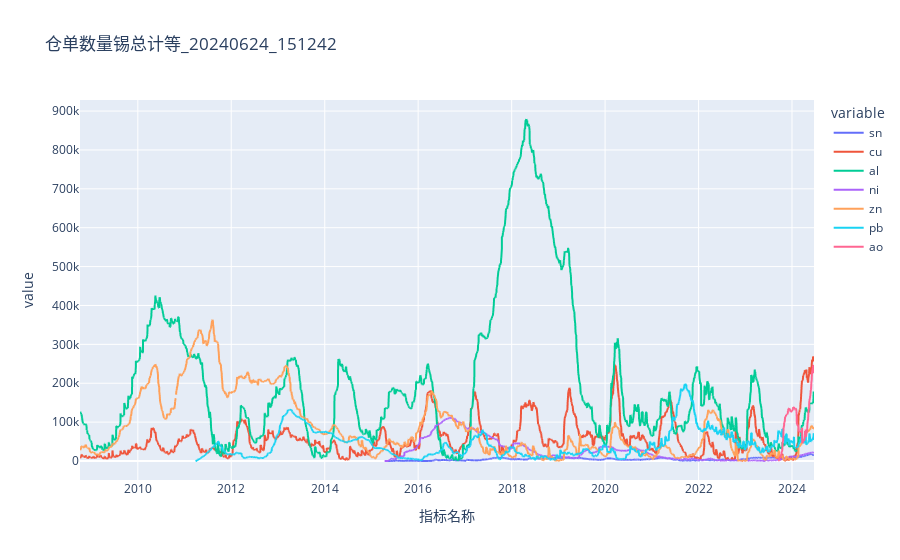

This figure's notebook cell:
### Markdown cell above
简单看一下仓单数量数据，顺便试用一下 `plotly`

### Code cell
import plotly.express as px

px.line(warrant, title='仓单数量锡总计等_20240624_151242')

# plt.plot(utils.scale(warrant, "divstd"))
# plt.legend(warrant.columns)

### Figure 1 — Plotly figure (JSON) as saved in the notebook; plotly's stock layout.template omitted (floating-point values rounded to 4 significant figures; data arrays with more than 128 entries replaced by an {"elided": "..."} marker saying what was removed)
{"data": [{"hovertemplate": "variable=sn<br>指标名称=%{x}<br>value=%{y}<extra></extra>", "legendgroup": "sn", "line": {"color": "#636efa", "dash": "solid"}, "marker": {"symbol": "circle"}, "mode": "lines", "name": "sn", "showlegend": true, "type": "scattergl", "x": {"elided": "3820 str values"}, "xaxis": "x", "y": {"elided": "3820 int values"}, "yaxis": "y"}, {"hovertemplate": "variable=cu<br>指标名称=%{x}<br>value=%{y}<extra></extra>", "legendgroup": "cu", "line": {"color": "#EF553B", "dash": "solid"}, "marker": {"symbol": "circle"}, "mode": "lines", "name": "cu", "showlegend": true, "type": "scattergl", "x": {"elided": "3820 str values"}, "xaxis": "x", "y": {"elided": "3820 int values"}, "yaxis": "y"}, {"hovertemplate": "variable=al<br>指标名称=%{x}<br>value=%{y}<extra></extra>", "legendgroup": "al", "line": {"color": "#00cc96", "dash": "solid"}, "marker": {"symbol": "circle"}, "mode": "lines", "name": "al", "showlegend": true, "type": "scattergl", "x": {"elided": "3820 str values"}, "xaxis": "x", "y": {"elided": "3820 int values"}, "yaxis": "y"}, {"hovertemplate": "variable=ni<br>指标名称=%{x}<br>value=%{y}<extra></extra>", "legendgroup": "ni", "line": {"color": "#ab63fa", "dash": "solid"}, "marker": {"symbol": "circle"}, "mode": "lines", "name": "ni", "showlegend": true, "type": "scattergl", "x": {"elided": "3820 str values"}, "xaxis": "x", "y": {"elided": "3820 int values"}, "yaxis": "y"}, {"hovertemplate": "variable=zn<br>指标名称=%{x}<br>value=%{y}<extra></extra>", "legendgroup": "zn", "line": {"color": "#FFA15A", "dash": "solid"}, "marker": {"symbol": "circle"}, "mode": "lines", "name": "zn", "showlegend": true, "type": "scattergl", "x": {"elided": "3820 str values"}, "xaxis": "x", "y": {"elided": "3820 int values"}, "yaxis": "y"}, {"hovertemplate": "variable=pb<br>指标名称=%{x}<br>value=%{y}<extra></extra>", "legendgroup": "pb", "line": {"color": "#19d3f3", "dash": "solid"}, "marker": {"symbol": "circle"}, "mode": "lines", "name": "pb", "showlegend": true, "type": "scattergl", "x": {"elided": "3820 str values"}, "xaxis": "x", "y": {"elided": "3820 int values"}, "yaxis": "y"}, {"hovertemplate": "variable=ao<br>指标名称=%{x}<br>value=%{y}<extra></extra>", "legendgroup": "ao", "line": {"color": "#FF6692", "dash": "solid"}, "marker": {"symbol": "circle"}, "mode": "lines", "name": "ao", "showlegend": true, "type": "scattergl", "x": {"elided": "3820 str values"}, "xaxis": "x", "y": {"elided": "3820 int values"}, "yaxis": "y"}], "layout": {"legend": {"title": {"text": "variable"}, "tracegroupgap": 0}, "title": {"text": "仓单数量锡总计等_20240624_151242"}, "xaxis": {"anchor": "y", "domain": [0, 1], "title": {"text": "指标名称"}}, "yaxis": {"anchor": "x", "domain": [0, 1], "title": {"text": "value"}}}}
